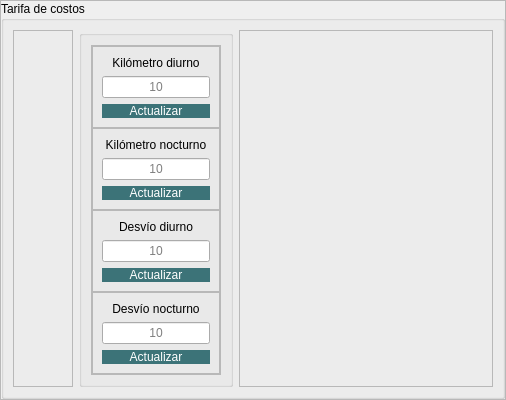
                   <widget class="QFrame" name="frame_85">
                    <property name="frameShape">
                     <enum>QFrame::StyledPanel</enum>
                    </property>
                    <property name="frameShadow">
                     <enum>QFrame::Raised</enum>
                    </property>
                    <layout class="QGridLayout" name="gridLayout_61">
                     <property name="leftMargin">
                      <number>0</number>
                     </property>
                     <property name="topMargin">
                      <number>0</number>
                     </property>
                     <property name="rightMargin">
                      <number>0</number>
                     </property>
                     <property name="bottomMargin">
                      <number>0</number>
                     </property>
                     <property name="spacing">
                      <number>0</number>
                     </property>
                     <item row="0" column="0">
                      <widget class="QGroupBox" name="groupBox_56">
                       <property name="title">
                        <string>Tarifa de costos</string>
                       </property>
                       <layout class="QHBoxLayout" name="horizontalLayout_46">
                        <item>
                         <widget class="QFrame" name="frame_86">
                          <property name="frameShape">
                           <enum>QFrame::StyledPanel</enum>
                          </property>
                          <property name="frameShadow">
                           <enum>QFrame::Raised</enum>
                          </property>
                          <layout class="QHBoxLayout" name="horizontalLayout_47">
                           <item>
                            <spacer name="horizontalSpacer_59">
                             <property name="orientation">
                              <enum>Qt::Horizontal</enum>
                             </property>
                             <property name="sizeHint" stdset="0">
                              <size>
                               <width>40</width>
                               <height>20</height>
                              </size>
                             </property>
                            </spacer>
                           </item>
                          </layout>
                         </widget>
                        </item>
                        <item>
                         <widget class="QGroupBox" name="groupBox_57">
                          <property name="title">
                           <string/>
                          </property>
                          <layout class="QGridLayout" name="gridLayout_62">
                           <item row="0" column="0">
                            <widget class="QFrame" name="frame_87">
                             <property name="frameShape">
                              <enum>QFrame::StyledPanel</enum>
                             </property>
                             <property name="frameShadow">
                              <enum>QFrame::Raised</enum>
                             </property>
                             <layout class="QVBoxLayout" name="verticalLayout_64">
                              <property name="spacing">
                               <number>0</number>
                              </property>
                              <property name="leftMargin">
                               <number>0</number>
                              </property>
                              <property name="topMargin">
                               <number>0</number>
                              </property>
                              <property name="rightMargin">
                               <number>0</number>
                              </property>
                              <property name="bottomMargin">
                               <number>0</number>
                              </property>
                              <item>
                               <widget class="QFrame" name="frame_88">
                                <property name="frameShape">
                                 <enum>QFrame::StyledPanel</enum>
                                </property>
                                <property name="frameShadow">
                                 <enum>QFrame::Raised</enum>
                                </property>
                                <layout class="QVBoxLayout" name="verticalLayout_65">
                                 <item>
                                  <widget class="QLabel" name="label_131">
                                   <property name="text">
                                    <string>Kilómetro diurno</string>
                                   </property>
                                   <property name="alignment">
                                    <set>Qt::AlignCenter</set>
                                   </property>
                                  </widget>
                                 </item>
                                 <item>
                                  <widget class="QLineEdit" name="ledt_costo_11">
                                   <property name="alignment">
                                    <set>Qt::AlignCenter</set>
                                   </property>
                                   <property name="placeholderText">
                                    <string>10</string>
                                   </property>
                                  </widget>
                                 </item>
                                 <item>
                                  <widget class="QPushButton" name="btn_actualizar_costo_11">
                                   <property name="styleSheet">
                                    <string notr="true">QPushButton{
		border:none;
        color: rgb(255, 255, 255);
        background-color:  rgb(60, 115, 120);
}
QPushButton:hover{
	 background-color: rgb(0, 85, 120);
}
</string>
                                   </property>
                                   <property name="text">
                                    <string>Actualizar</string>
                                   </property>
                                   <property name="checkable">
                                    <bool>false</bool>
                                   </property>
                                   <property name="checked">
                                    <bool>false</bool>
                                   </property>
                                   <property name="default">
                                    <bool>false</bool>
                                   </property>
                                   <property name="flat">
                                    <bool>false</bool>
                                   </property>
                                  </widget>
                                 </item>
                                </layout>
                               </widget>
                              </item>
                              <item>
                               <widget class="QFrame" name="frame_89">
                                <property name="frameShape">
                                 <enum>QFrame::StyledPanel</enum>
                                </property>
                                <property name="frameShadow">
                                 <enum>QFrame::Raised</enum>
                                </property>
                                <layout class="QVBoxLayout" name="verticalLayout_66">
                                 <item>
                                  <widget class="QLabel" name="label_132">
                                   <property name="text">
                                    <string>Kilómetro nocturno</string>
                                   </property>
                                   <property name="alignment">
                                    <set>Qt::AlignCenter</set>
                                   </property>
                                  </widget>
                                 </item>
                                 <item>
                                  <widget class="QLineEdit" name="ledt_costo_12">
                                   <property name="alignment">
                                    <set>Qt::AlignCenter</set>
                                   </property>
                                   <property name="placeholderText">
                                    <string>10</string>
                                   </property>
                                  </widget>
                                 </item>
                                 <item>
                                  <widget class="QPushButton" name="btn_actualizar_costo_12">
                                   <property name="styleSheet">
                                    <string notr="true">QPushButton{
		border:none;
        color: rgb(255, 255, 255);
        background-color:  rgb(60, 115, 120);
}
QPushButton:hover{
	 background-color: rgb(0, 85, 120);
}
</string>
                                   </property>
                                   <property name="text">
                                    <string>Actualizar</string>
                                   </property>
                                   <property name="checkable">
                                    <bool>false</bool>
                                   </property>
                                   <property name="checked">
                                    <bool>false</bool>
                                   </property>
                                   <property name="default">
                                    <bool>false</bool>
                                   </property>
                                   <property name="flat">
                                    <bool>false</bool>
                                   </property>
                                  </widget>
                                 </item>
                                </layout>
                               </widget>
                              </item>
                              <item>
                               <widget class="QFrame" name="frame_90">
                                <property name="frameShape">
                                 <enum>QFrame::StyledPanel</enum>
                                </property>
                                <property name="frameShadow">
                                 <enum>QFrame::Raised</enum>
                                </property>
                                <layout class="QVBoxLayout" name="verticalLayout_67">
                                 <item>
                                  <widget class="QLabel" name="label_133">
                                   <property name="text">
                                    <string>Desvío diurno</string>
                                   </property>
                                   <property name="alignment">
                                    <set>Qt::AlignCenter</set>
                                   </property>
                                  </widget>
                                 </item>
                                 <item>
                                  <widget class="QLineEdit" name="ledt_costo_13">
                                   <property name="alignment">
                                    <set>Qt::AlignCenter</set>
                                   </property>
                                   <property name="placeholderText">
                                    <string>10</string>
                                   </property>
                                  </widget>
                                 </item>
                                 <item>
                                  <widget class="QPushButton" name="btn_actualizar_costo_13">
                                   <property name="styleSheet">
                                    <string notr="true">QPushButton{
		border:none;
        color: rgb(255, 255, 255);
        background-color:  rgb(60, 115, 120);
}
QPushButton:hover{
	 background-color: rgb(0, 85, 120);
}
</string>
                                   </property>
                                   <property name="text">
                                    <string>Actualizar</string>
                                   </property>
                                   <property name="checkable">
                                    <bool>false</bool>
                                   </property>
                                   <property name="checked">
                                    <bool>false</bool>
                                   </property>
                                   <property name="default">
                                    <bool>false</bool>
                                   </property>
                                   <property name="flat">
                                    <bool>false</bool>
                                   </property>
                                  </widget>
                                 </item>
                                </layout>
                               </widget>
                              </item>
                              <item>
                               <widget class="QFrame" name="frame_91">
                                <property name="frameShape">
                                 <enum>QFrame::StyledPanel</enum>
                                </property>
                                <property name="frameShadow">
                                 <enum>QFrame::Raised</enum>
                                </property>
                                <layout class="QVBoxLayout" name="verticalLayout_68">
                                 <item>
                                  <widget class="QLabel" name="label_134">
                                   <property name="text">
                                    <string>Desvío nocturno</string>
                                   </property>
                                   <property name="alignment">
                                    <set>Qt::AlignCenter</set>
                                   </property>
                                  </widget>
                                 </item>
                                 <item>
                                  <widget class="QLineEdit" name="ledt_costo_14">
                                   <property name="alignment">
                                    <set>Qt::AlignCenter</set>
                                   </property>
                                   <property name="placeholderText">
                                    <string>10</string>
                                   </property>
                                  </widget>
                                 </item>
                                 <item>
                                  <widget class="QPushButton" name="btn_actualizar_costo_14">
                                   <property name="styleSheet">
                                    <string notr="true">QPushButton{
		border:none;
        color: rgb(255, 255, 255);
        background-color:  rgb(60, 115, 120);
}
QPushButton:hover{
	 background-color: rgb(0, 85, 120);
}
</string>
                                   </property>
                                   <property name="text">
                                    <string>Actualizar</string>
                                   </property>
                                   <property name="checkable">
                                    <bool>false</bool>
                                   </property>
                                   <property name="checked">
                                    <bool>false</bool>
                                   </property>
                                   <property name="default">
                                    <bool>false</bool>
                                   </property>
                                   <property name="flat">
                                    <bool>false</bool>
                                   </property>
                                  </widget>
                                 </item>
                                </layout>
                               </widget>
                              </item>
                             </layout>
                            </widget>
                           </item>
                          </layout>
                         </widget>
                        </item>
                        <item>
                         <widget class="QFrame" name="frame_92">
                          <property name="frameShape">
                           <enum>QFrame::StyledPanel</enum>
                          </property>
                          <property name="frameShadow">
                           <enum>QFrame::Raised</enum>
                          </property>
                          <layout class="QHBoxLayout" name="horizontalLayout_48">
                           <item>
                            <spacer name="horizontalSpacer_60">
                             <property name="orientation">
                              <enum>Qt::Horizontal</enum>
                             </property>
                             <property name="sizeHint" stdset="0">
                              <size>
                               <width>234</width>
                               <height>20</height>
                              </size>
                             </property>
                            </spacer>
                           </item>
                          </layout>
                         </widget>
                        </item>
                       </layout>
                      </widget>
                     </item>
                    </layout>
                   </widget>
